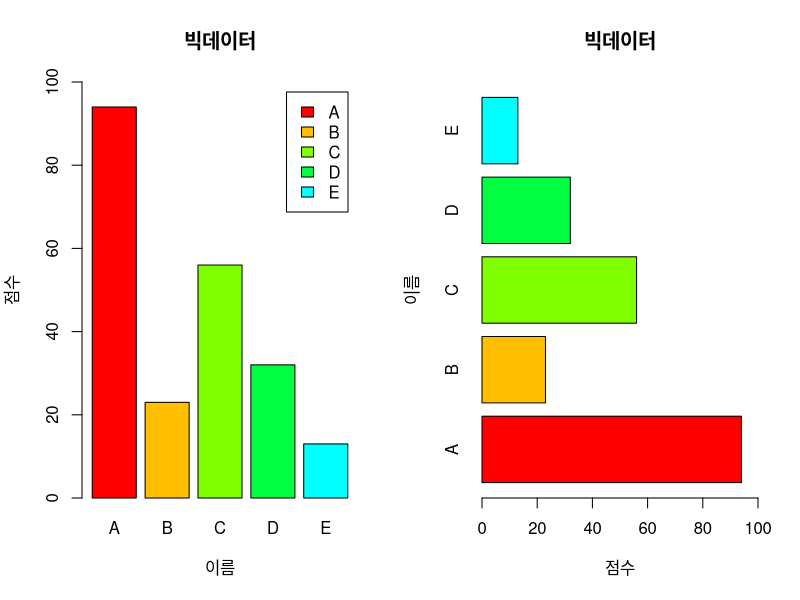
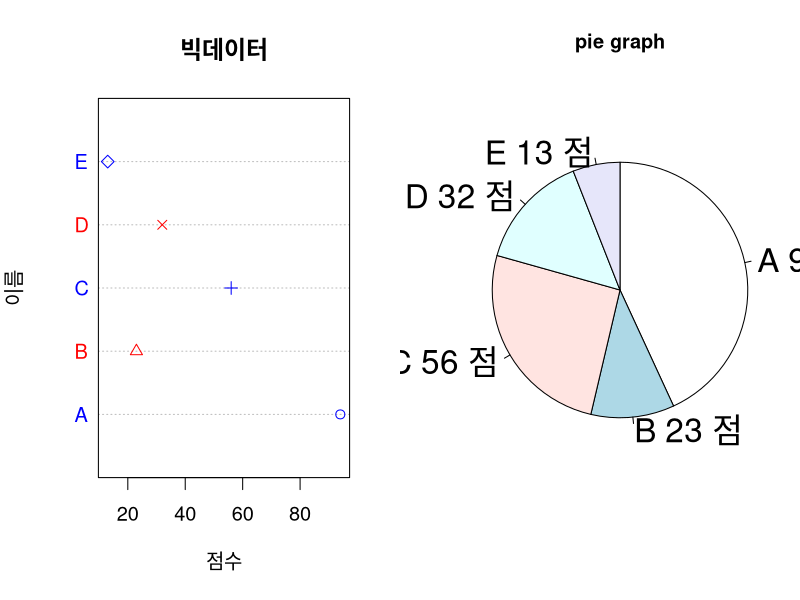
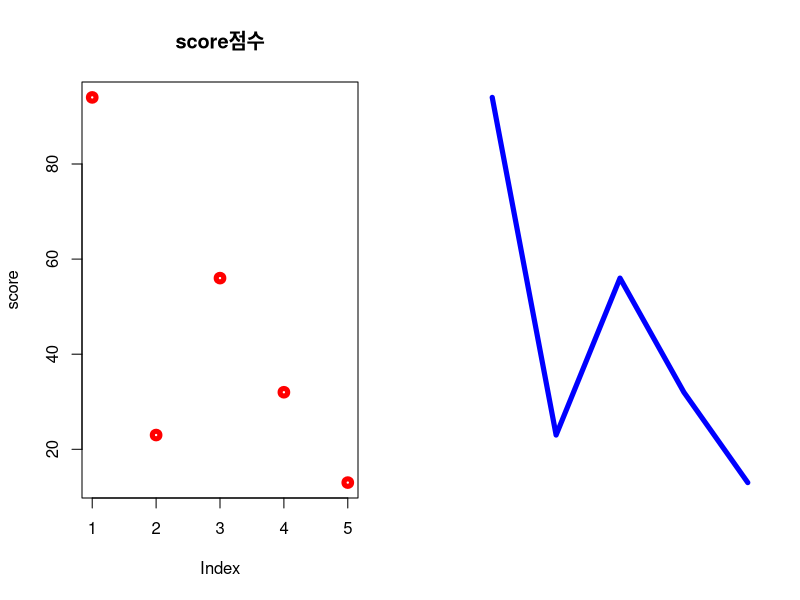

These charts were generated, in order, by the following R code:
score = c(94, 23, 56, 32, 13)
names(score) = c('A', 'B', "C", "D", "E")
par(mfrow=c(1, 2))
barplot(score, ylim=c(0,100),
        col=rainbow(8), xlab ='이름', ylab ='점수', main = '빅데이터', legend = TRUE)

barplot(score, horiz=TRUE, xlim=c(0,100),
        col=rainbow(8), xlab ='점수', ylab ='이름', main = '빅데이터')

legend(50, 50, names(score), cex=0.2, fill=rainbow(8))

# cex -> 점 크기
dotchart(score, color=c('blue', 'red'), lcolor='gray', pch=1:8,
         labels=names(score), ylab ='이름', xlab ='점수', main ='빅데이터'
         ,cex = 1.2)

pie(score, border = 1, radius = 1, edges = 100, clockwise = TRUE,
    main = 'pie graph', cex = 2, labels = paste(names(score), score,
    '점'))

plot(score, col='RED', axes = T, ann= T, type='p', lwd=5, main='score점수')
plot(score, col='BLUE', axes = F, ann= F, type='l', lwd=5, main='score점수')

